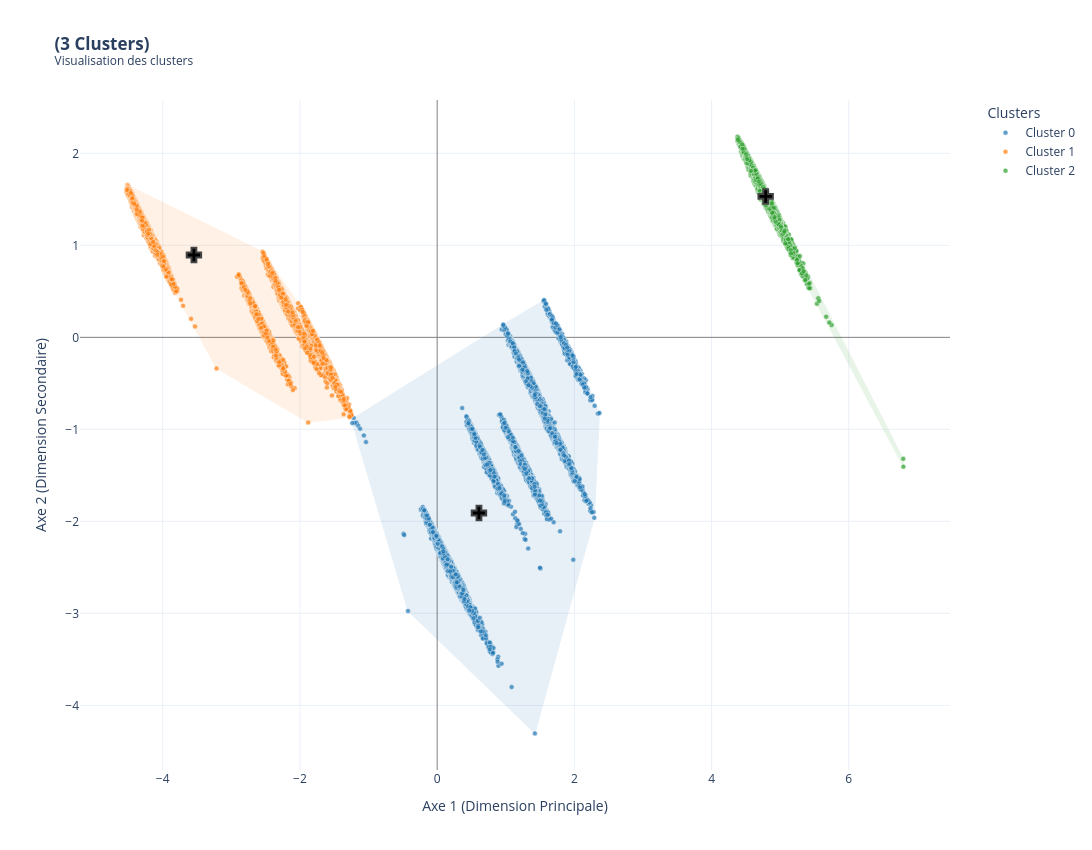

Write notebook code for a chart like this one.
### Markdown cell above
Maintenant, nous allons afficher nos données dans les clusters

### Code cell
# CONFIGURATION ET ENTRAINEMENT 

OPTIMAL_K = 3 #notre k optimal

print(f"Training K-Means avec K={OPTIMAL_K}...")

# Entraînement sur les données réduites (PCA)
kmeans = KMeans(n_clusters=OPTIMAL_K, init='k-means++', n_init=50, random_state=42)
clusters = kmeans.fit_predict(X_pca)

# Injection dans le DataFrame pour la visualisation
df_viz = pd.DataFrame(X_pca[:, :2], columns=['PC1', 'PC2'])
df_viz['Cluster'] = clusters.astype(str) 
df_viz['Policy_ID'] =ID.values
#PRÉPARATION DES COULEURS
colors = [
    '#1F77B4', # Bleu
    '#FF7F0E', # Orange
    '#2CA02C', # Vert
    '''
    '#D62728', # Rouge
    '#9467BD', # Violet
    '#8C564B', # Marron
    '#E377C2', # Rose
    '#7F7F7F', # Gris
    '#BCBD22', # Olive
    '#17BECF', # Cyan
    '#AEC7E8', # Bleu clair
    '#FFBB78', # Orange clair
    '#98DF8A', # Vert clair
    '#FF9896', # Rouge clair
    '#C5B0D5', # Violet clair
    '#C49C94', # Marron clair
    '#F7B6D2', # Rose clair
    '#DBDB8D', # Olive clair
    '#9EDAE5', # Cyan clair
    '#393B79', # Indigo
    '#637939', # Vert forêt
    '#8C6D31', # Or antique
    '#843C39', # Bordeaux
    '#7B4173'  # Prune'''
]

# Création du dictionnaire de couleurs dynamique
color_map = {str(i): colors[i % len(colors)] for i in range(OPTIMAL_K)}

#  CRÉATION DU GRAPHIQUE AVANCÉ

fig = go.Figure()

# On trie les clusters pour que la légende soit dans l'ordre (0, 1, 2...)
sorted_clusters = sorted(df_viz['Cluster'].unique(), key=lambda x: int(x))

for cluster_id in sorted_clusters:
    # Filtrer les données du cluster
    subset = df_viz[df_viz['Cluster'] == cluster_id]
    points = subset[['PC1', 'PC2']].values
    color = color_map[cluster_id]
    # DESSIN DE LA ZONE
    if len(points) > 2: 
        try:
            hull = ConvexHull(points)
            hull_points = points[hull.vertices]
            hull_points = np.append(hull_points, [hull_points[0]], axis=0)
            
            fig.add_trace(go.Scatter(
                x=hull_points[:, 0],
                y=hull_points[:, 1],
                mode='lines',
                fill='toself', 
                fillcolor=color,
                line=dict(color=color, width=1),
                opacity=0.1, # Transparence très légère pour gérer les superpositions de 8 zones
                hoverinfo='skip', 
                showlegend=False
            ))
        except:
            pass # Sécurité si les points sont colinéaires

    # DESSIN DES POINTS
    fig.add_trace(go.Scatter(
        x=subset['PC1'],
        y=subset['PC2'],
        mode='markers',
        name=f'Cluster {cluster_id}',
        marker=dict(
            color=color,
            size=5, # Points légèrement plus petits car il y a beaucoup de monde
            opacity=0.7,
            line=dict(width=0.5, color='white')
        ),
        text=subset['Policy_ID'],
        hovertemplate=(
            "<b>Cluster %{name}</b><br>" +
            "Policy ID: %{text}<br>"+
            "<extra></extra>"
        )
    ))

    #  DESSIN DU CENTROÏDE
    centroid = kmeans.cluster_centers_[int(cluster_id)]
    fig.add_trace(go.Scatter(
        x=[centroid[0]],
        y=[centroid[1]],
        mode='markers',
        marker=dict(
            symbol='cross', # Croix pour bien marquer le centre
            size=12,
            color='black', # Centre en noir pour contraste maximal
            line=dict(width=2)
        ),
        name=f'Centre {cluster_id}',
        hoverinfo='skip',
        showlegend=False
    ))

# MISE EN FORME FINALE

fig.update_layout(
    title=f'<b>({OPTIMAL_K} Clusters)</b><br><sup>Visualisation des clusters</sup>',
    xaxis_title="Axe 1 (Dimension Principale)",
    yaxis_title="Axe 2 (Dimension Secondaire)",
    width=1100,
    height=850,
    template="plotly_white",
    showlegend=True,
    legend=dict(
        title="Clusters",
        orientation="v", # Légende verticale
        yanchor="top", y=1,
        xanchor="right", x=1.15, # Légende déplacée sur la droite pour ne pas gêner le graphe
        bgcolor="rgba(255,255,255,0.9)"
    ),
    xaxis=dict(zeroline=True, zerolinecolor='grey', zerolinewidth=1),
    yaxis=dict(zeroline=True, zerolinecolor='grey', zerolinewidth=1)
)

fig.show()

### Figure 1 — Plotly figure (JSON) as saved in the notebook; plotly's stock layout.template omitted (floating-point values rounded to 4 significant figures; data arrays with more than 128 entries replaced by an {"elided": "..."} marker saying what was removed)
{"data": [{"fill": "toself", "fillcolor": "#1F77B4", "hoverinfo": "skip", "line": {"color": "#1F77B4", "width": 1}, "mode": "lines", "opacity": 0.1, "showlegend": false, "type": "scatter", "x": [-1.237, -0.4252, 1.425, 2.29, 2.366, 2.263, 2.166, 1.879, 1.758, 1.558, 0.963, -1.216, -1.237], "y": [-0.9313, -2.974, -4.304, -1.961, -0.8218, -0.6377, -0.4659, -0.04594, 0.1301, 0.405, 0.1391, -0.8757, -0.9313]}, {"hovertemplate": "<b>Cluster %{name}</b><br>Policy ID: %{text}<br><extra></extra>", "marker": {"color": "#1F77B4", "line": {"color": "white", "width": 0.5}, "opacity": 0.7, "size": 5}, "mode": "markers", "name": "Cluster 0", "text": {"elided": "21882 str values"}, "type": "scatter", "x": {"elided": "21882 float values"}, "y": {"elided": "21882 float values"}}, {"hoverinfo": "skip", "marker": {"color": "black", "line": {"width": 2}, "size": 12, "symbol": "cross"}, "mode": "markers", "name": "Centre 0", "showlegend": false, "type": "scatter", "x": [0.6092], "y": [-1.909]}, {"fill": "toself", "fillcolor": "#FF7F0E", "hoverinfo": "skip", "line": {"color": "#FF7F0E", "width": 1}, "mode": "lines", "opacity": 0.1, "showlegend": false, "type": "scatter", "x": [-3.216, -1.88, -1.275, -1.25, -1.251, -1.262, -1.284, -1.313, -1.512, -1.701, -1.944, -1.988, -2.544, -4.511, -4.522, -4.526, -4.448, -4.274, -4.147, -3.82, -3.216], "y": [-0.3378, -0.9249, -0.8664, -0.8471, -0.8416, -0.8006, -0.731, -0.6586, -0.3522, -0.08018, 0.2694, 0.3324, 0.9309, 1.655, 1.608, 1.581, 1.417, 1.109, 0.9347, 0.4857, -0.3378]}, {"hovertemplate": "<b>Cluster %{name}</b><br>Policy ID: %{text}<br><extra></extra>", "marker": {"color": "#FF7F0E", "line": {"color": "white", "width": 0.5}, "opacity": 0.7, "size": 5}, "mode": "markers", "name": "Cluster 1", "text": {"elided": "22692 str values"}, "type": "scatter", "x": {"elided": "22692 float values"}, "y": {"elided": "22692 float values"}}, {"hoverinfo": "skip", "marker": {"color": "black", "line": {"width": 2}, "size": 12, "symbol": "cross"}, "mode": "markers", "name": "Centre 1", "showlegend": false, "type": "scatter", "x": [-3.546], "y": [0.8949]}, {"fill": "toself", "fillcolor": "#2CA02C", "hoverinfo": "skip", "line": {"color": "#2CA02C", "width": 1}, "mode": "lines", "opacity": 0.1, "showlegend": false, "type": "scatter", "x": [4.716, 6.795, 6.794, 5.074, 4.904, 4.674, 4.456, 4.413, 4.383, 4.377, 4.377, 4.379, 4.449, 4.716], "y": [1.501, -1.406, -1.32, 1.2, 1.447, 1.776, 2.088, 2.143, 2.178, 2.182, 2.163, 2.133, 1.976, 1.501]}, {"hovertemplate": "<b>Cluster %{name}</b><br>Policy ID: %{text}<br><extra></extra>", "marker": {"color": "#2CA02C", "line": {"color": "white", "width": 0.5}, "opacity": 0.7, "size": 5}, "mode": "markers", "name": "Cluster 2", "text": {"elided": "14018 str values"}, "type": "scatter", "x": {"elided": "14018 float values"}, "y": {"elided": "14018 float values"}}, {"hoverinfo": "skip", "marker": {"color": "black", "line": {"width": 2}, "size": 12, "symbol": "cross"}, "mode": "markers", "name": "Centre 2", "showlegend": false, "type": "scatter", "x": [4.788], "y": [1.531]}], "layout": {"height": 850, "legend": {"bgcolor": "rgba(255,255,255,0.9)", "orientation": "v", "title": {"text": "Clusters"}, "x": 1.15, "xanchor": "right", "y": 1, "yanchor": "top"}, "showlegend": true, "title": {"text": "<b>(3 Clusters)</b><br><sup>Visualisation des clusters</sup>"}, "width": 1100, "xaxis": {"title": {"text": "Axe 1 (Dimension Principale)"}, "zeroline": true, "zerolinecolor": "grey", "zerolinewidth": 1}, "yaxis": {"title": {"text": "Axe 2 (Dimension Secondaire)"}, "zeroline": true, "zerolinecolor": "grey", "zerolinewidth": 1}}}
